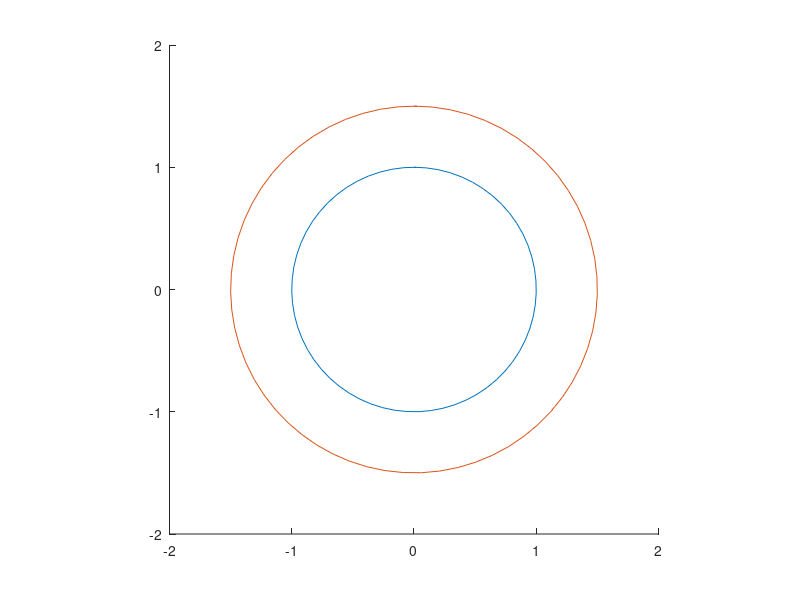

This figure's MATLAB source: (Note: this script raises an error after producing the figure.)
hold on;

x = 0:0.2:2;
r = 1;

xp = r*sin(0:0.1:2*pi+0.1);
yp = r*cos(0:0.1:2*pi+0.1);

plot(xp,yp);
plot(xp*1.5,yp*1.5);

axis equal;
axis([-2 2 -2 2]);

for i = 1:100
    positions = neutron_path(1, 1.5);
    plot(positions(:,1), positions(:,2), 'rx-');
end